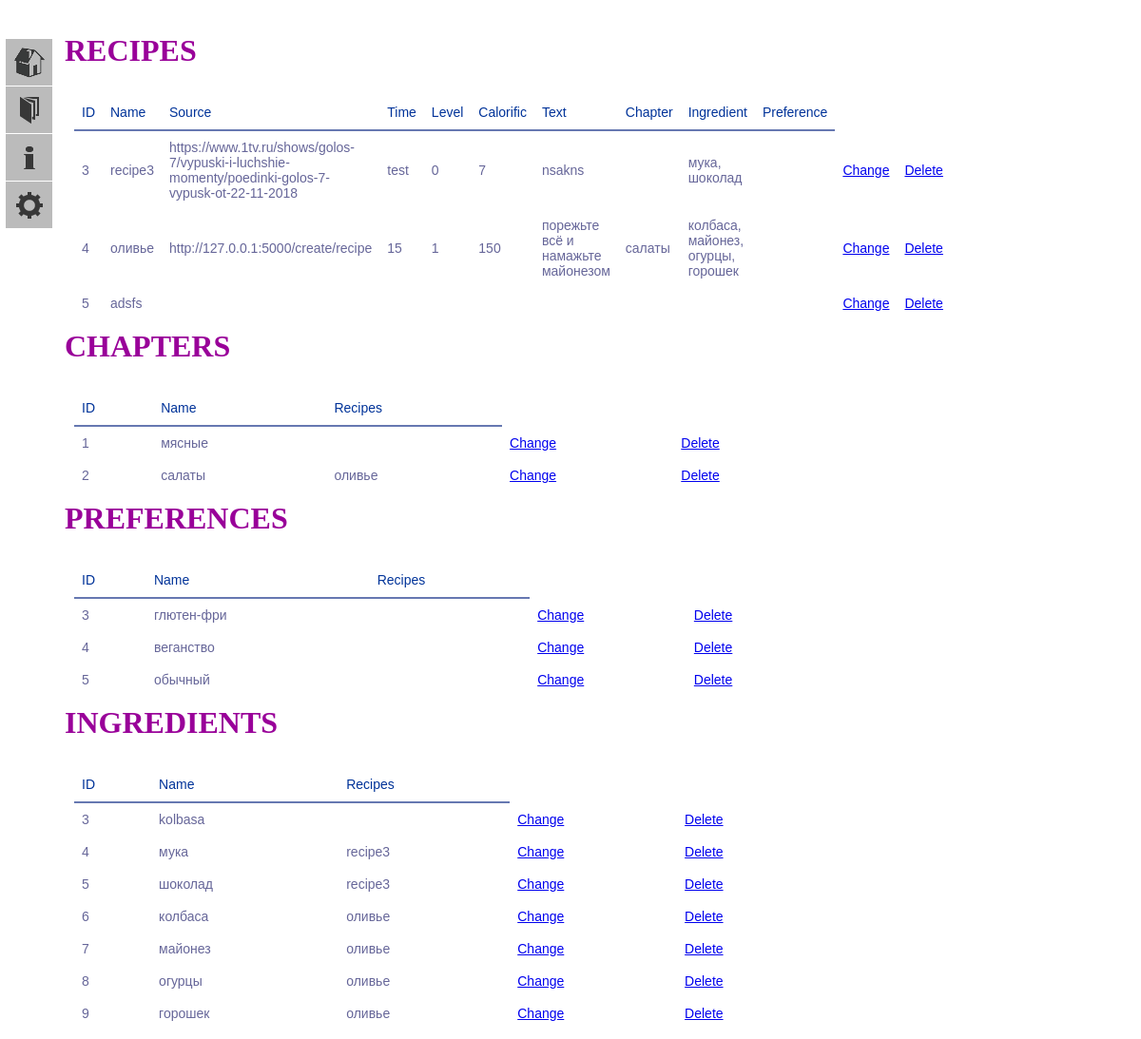
The page / on the database its author committed.
### models.py (models this page shows, shortened)
class Recipe(db.Model):
    id = db.Column(db.Integer, primary_key=True)
    name = db.Column(db.TEXT(512), index=True)
    source = db.Column(db.TEXT(512))
    time = db.Column(db.String(32))
    level = db.Column(db.INT)
    calorific = db.Column(db.INT)
    text = db.Column(db.TEXT(8192))
    chapter_id = db.Column(db.Integer, db.ForeignKey("chapter.id", ondelete='CASCADE'), index=True)
    rec_ingr = db.relationship("RecipeIngredient", back_populates='recipes', cascade='all')
    rec_pref = db.relationship("RecipePreference", back_populates='recipes', cascade='all')
    def get_item(self, index):
        return {
            0: str(self.id),
            1: str(self.name),
            2: str(self.source),
            3: str(self.time),
            4: str(self.level),
            5: str(self.calorific),
            6: str(self.text),
            7: ', '.join(list('{}'.format(Chapter.query.get(x.id).name)
                              for x in Chapter.query.filter_by(id=self.chapter_id).all())),
            8: ', '.join(list('{}'.format(Ingredient.query.get(x.ingredient_id).name)
                              for x in RecipeIngredient.query.filter_by(recipe_id=self.id).all())),
            9: ', '.join(list('{}'.format(Preference.query.get(x.preference_id).name)
                              for x in RecipePreference.query.filter_by(recipe_id=self.id).all()))
        }[index]
    def __iter__(self):
        return (self.get_item(i) for i in range(0, 10))

class Chapter(db.Model):
    id = db.Column(db.Integer, primary_key=True)
    name = db.Column(db.TEXT(16), index=True, unique=True)
    recipes = db.relationship("Recipe")
    def get_item(self, i):
        return {
            0: self.id,
            1: self.name,
            2: ", ".join('{}'.format(x.name) for x in self.recipes)
        }[i]
    def __iter__(self):
        return (self.get_item(i) for i in range(0, 3))

class Preference(db.Model):
    id = db.Column(db.Integer, primary_key=True)
    name = db.Column(db.TEXT(16), index=True)
    rec_pref = db.relationship("RecipePreference", back_populates='preferences', cascade='all')
    def get_item(self, i):
        return {
            0: self.id,
            1: self.name,
            2: ', '.join(map(str, list('{}'.format(Recipe.query.get(x.recipe_id).name)
                                       for x in RecipePreference.query.filter_by(preference_id=self.id).all())))
        }[i]
    def __iter__(self):
        return (self.get_item(i) for i in range(0, 3))

class Ingredient(db.Model):
    id = db.Column(db.Integer, primary_key=True)
    name = db.Column(db.TEXT(16), index=True)
    rec_ingr = db.relationship("RecipeIngredient", back_populates='ingredients', cascade='all')
    def get_item(self, i):
        return{
            0: self.id,
            1: self.name,
            2: ', '.join(map(str, list('{}'.format(Recipe.query.get(x.recipe_id).name)
                                       for x in RecipeIngredient.query.filter_by(ingredient_id=self.id).all())))
        }[i]
    def __iter__(self):
        return (self.get_item(i) for i in range(0, 3))

### app.py (the view)
@app.route('/', methods=['GET', 'POST'])
def index():
    contents_dict = {
        "chapter": Chapter.query.all(),
        "recipe": Recipe.query.all(),
        "ingredient": Ingredient.query.all(),
        "preference": Preference.query.all()
    }
    return render_template("tables.html", contents_dict=contents_dict, statistics_dict=statistics_dict)

### templates/tables.html
{% extends "base.html" %}
{% block form %}
<h1>RECIPES</h1><br>
<table class="recipe">
<tr><th>ID</th><th>Name</th><th>Source</th><th>Time</th><th>Level</th><th>Calorific</th><th>Text</th><th>Chapter</th>
    <th>Ingredient</th><th>Preference</th></tr>
{% for recipe in contents_dict["recipe"] %}
    <tr>
        {% for item in recipe %}
            <td>{{ item }}</td>
        {% endfor %}
        <td class="after-bt"><a href="{{ url_for('change', changing=recipe.id, chtype='recipe') }}">Change</a></td>
        <td class="after-bt"><a href="{{ url_for('delete', deleting=recipe.id, chtype='recipe') }}">Delete</a></td>
    </tr>
{% endfor %}
</table>
<h1>CHAPTERS</h1><br>
<table class="chapter">
<tr><th>ID</th><th>Name</th><th>Recipes</th>
{% for chapter in contents_dict["chapter"] %}
    <tr>
        {% for item in chapter %}
            <td>{{ item }}</td>
        {% endfor %}
        <td class="after-bt"><a href="{{ url_for('change', changing=chapter.id, chtype='chapter') }}">Change</a></td>
        <td class="after-bt"><a href="{{ url_for('delete', deleting=chapter.id, chtype='chapter') }}">Delete</a></td>
    </tr>
{% endfor %}
</table>
<h1>PREFERENCES</h1><br>
<table class="preference">
<tr><th>ID</th><th>Name</th><th>Recipes</th>
{% for preference in contents_dict["preference"] %}
    <tr>
        {% for item in preference %}
            <td>{{ item }}</td>
        {% endfor %}
        <td class="after-bt"><a href="{{ url_for('change', changing=preference.id, chtype='preference') }}">Change</a></td>
        <td class="after-bt"><a href="{{ url_for('delete', deleting=preference.id, chtype='preference') }}">Delete</a></td>
    </tr>
{% endfor %}
</table>
<h1>INGREDIENTS</h1><br>
<table class="ingredient">
<tr><th>ID</th><th>Name</th><th>Recipes</th>
{% for ingredient in contents_dict["ingredient"] %}
    <tr>
        {% for item in ingredient %}
            <td>{{ item }}</td>
        {% endfor %}
        <td class="after-bt"><a href="{{ url_for('change', changing=ingredient.id, chtype='ingredient') }}">Change</a></td>
        <td class="after-bt"><a href="{{ url_for('delete', deleting=ingredient.id, chtype='ingredient') }}">Delete</a></td>
    </tr>
{% endfor %}
</table>
{% endblock %}

### templates/base.html (shortened to what this page needs)
<!DOCTYPE html>
<html lang="en">
<head>
    <link type= "text/css" rel="stylesheet" href="{{ url_for('static', filename='css/main.css')}}"/>
</head>
<body>
    <div id='menu'>
		<ul class="menu">
            <li class="home">
                <a href="{{ url_for('index') }}">BASE</a>
            </li>
			<li class="subject">
				<a>Create new</a>
			</li>
            <li class="find">
                <a>Find</a>
            </li>
            <li class="settings">
                <a>Statistics</a>
            </li>
		</ul>
	</div>
    {% block form %}{% endblock %}
</body>
</html>

### static/css/main.css (style rules this page uses)
#menu { display: inline-block; position: fixed; top: 40px; left: 5px; padding: 0px; margin: 0px; }
h1 { margin: 0px; color: #909; text-shadow: 0px 1px 0px #fff; }
body { padding-left: 60px; margin-top: 35px; background: -moz-linear-gradient(-45deg, #ddddfb 5%, #fff 95%); height: 100%; }
.menu { position: absolute; top: 0; left: 0; font: 1em 'PT Sans', Tahoma, Arial; text-transform: uppercase; list-style: none; padding: 0; margin: 0; width: 50px; }
.menu li { height: 50px; width: 50px; overflow: hidden; -moz-transition: width .3s ease-in-out, height .3s ease-in-out .3s; }
.menu li a { display: block; width: 200px; height: 40px; line-height: 40px; background: #bbb; padding: 0px; margin: 1px; color: #fff; padding-left: 15px; cursor: pointer; -moz-transition: background .3s ease-in-out; }
.menu li a:first-child { font-size: 1.1 em; height: 50px; line-height: 50px; position: relative; text-indent: 40px; }
.menu li a:first-child:before { content: ''; display: block; position: absolute; height: 50px; width: 50px; left: 0px; opacity: .7; }
.subject a:first-child:before { background: url(/static/images/paper.png) center no-repeat; }
.find a:first-child:before { background: url(/static/images/info.png) center no-repeat; }
.settings a:first-child:before { background: url(/static/images/settings.png) center no-repeat; }
.home a:first-child:before { background: url(/static/images/home.png) center no-repeat; }
table { font-family: "Lucida Sans Unicode", "Lucida Grande", Sans-Serif; font-size: 14px; background: white; max-width: 70%; width: 70%; border-collapse: collapse; text-align: left; margin: 10px; }
th { font-weight: normal; color: #039; border-bottom: 2px solid #6678b1; padding: 10px 8px; }
td { color: #669; padding: 9px 8px; transition: .3s linear; }

### rows shown on the page
Recipe: recipe "3" "0" "7" "мука, шоколад", name "recipe3", source "https://www.1tv.ru/shows/golos-7/vypuski-i-luchshie-momenty/poedinki-golos-7-vypusk-ot-22-11-2018", time "test", text "nsakns"
Recipe: recipe "4" "15" "1" "150" "колбаса, майонез, огурцы, горошек", name "оливье", source "http://127.0.0.1:5000/create/recipe", text "порежьте всё и намажьте майонезом"
Chapter: name "салаты", chapter "2"
Recipe: recipe "5", name "adsfs"
Chapter: chapter "1", name "мясные"
Preference: preference "3", name "глютен-фри"
Preference: preference "4", name "веганство"
Preference: preference "5", name "обычный"
Ingredient: ingredient "3", name "kolbasa"
Ingredient: ingredient "4", name "мука"
Ingredient: ingredient "5", name "шоколад"
Ingredient: ingredient "6", name "колбаса"
Ingredient: ingredient "7", name "майонез"
Ingredient: ingredient "8", name "огурцы"
Ingredient: ingredient "9", name "горошек"
